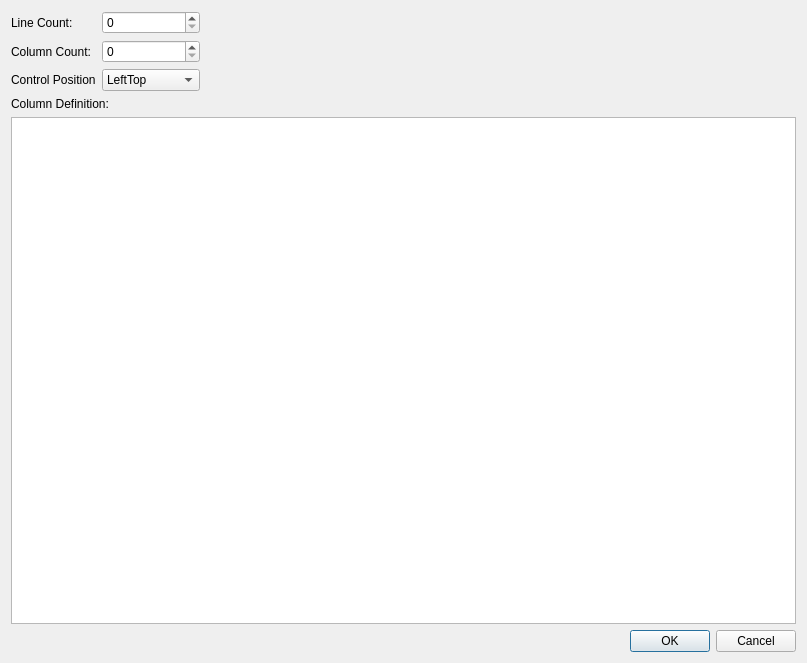
<?xml version="1.0" encoding="UTF-8"?>
<ui version="4.0">
 <class>ColumnDefinitionDialog</class>
 <widget class="QDialog" name="ColumnDefinitionDialog">
  <property name="geometry">
   <rect>
    <x>0</x>
    <y>0</y>
    <width>807</width>
    <height>663</height>
   </rect>
  </property>
  <property name="windowTitle">
   <string>Dialog</string>
  </property>
  <layout class="QVBoxLayout" name="verticalLayout">
   <item>
    <layout class="QHBoxLayout" name="horizontalLayout">
     <item>
      <layout class="QFormLayout" name="formLayout">
       <item row="0" column="0">
        <widget class="QLabel" name="label_3">
         <property name="text">
          <string>Line Count:</string>
         </property>
        </widget>
       </item>
       <item row="0" column="1">
        <widget class="QSpinBox" name="m_lineCountEdit"/>
       </item>
       <item row="1" column="0">
        <widget class="QLabel" name="label_2">
         <property name="text">
          <string>Column Count:</string>
         </property>
        </widget>
       </item>
       <item row="1" column="1">
        <widget class="QSpinBox" name="m_columnCountEdit"/>
       </item>
       <item row="2" column="0">
        <widget class="QLabel" name="label">
         <property name="text">
          <string>Control Position</string>
         </property>
        </widget>
       </item>
       <item row="2" column="1">
        <widget class="QComboBox" name="m_controlPositionCb">
         <item>
          <property name="text">
           <string>LeftTop</string>
          </property>
         </item>
         <item>
          <property name="text">
           <string>LeftBottom</string>
          </property>
         </item>
         <item>
          <property name="text">
           <string>TopLeft</string>
          </property>
         </item>
         <item>
          <property name="text">
           <string>TopRight</string>
          </property>
         </item>
         <item>
          <property name="text">
           <string>BottomLeft</string>
          </property>
         </item>
         <item>
          <property name="text">
           <string>BottomRight</string>
          </property>
         </item>
         <item>
          <property name="text">
           <string>RightTop</string>
          </property>
         </item>
         <item>
          <property name="text">
           <string>RightBottom</string>
          </property>
         </item>
        </widget>
       </item>
      </layout>
     </item>
     <item>
      <spacer name="horizontalSpacer">
       <property name="orientation">
        <enum>Qt::Horizontal</enum>
       </property>
       <property name="sizeHint" stdset="0">
        <size>
         <width>40</width>
         <height>20</height>
        </size>
       </property>
      </spacer>
     </item>
    </layout>
   </item>
   <item>
    <widget class="QLabel" name="label_4">
     <property name="text">
      <string>Column Definition:</string>
     </property>
    </widget>
   </item>
   <item>
    <widget class="FieldView" name="m_column2Field"/>
   </item>
   <item>
    <widget class="QDialogButtonBox" name="buttonBox">
     <property name="orientation">
      <enum>Qt::Horizontal</enum>
     </property>
     <property name="standardButtons">
      <set>QDialogButtonBox::Cancel|QDialogButtonBox::Ok</set>
     </property>
    </widget>
   </item>
  </layout>
 </widget>
 <customwidgets>
  <customwidget>
   <class>FieldView</class>
   <extends>QTreeView</extends>
   <header>widgets/fieldview.h</header>
  </customwidget>
 </customwidgets>
 <resources/>
 <connections>
  <connection>
   <sender>buttonBox</sender>
   <signal>accepted()</signal>
   <receiver>ColumnDefinitionDialog</receiver>
   <slot>accept()</slot>
   <hints>
    <hint type="sourcelabel">
     <x>248</x>
     <y>254</y>
    </hint>
    <hint type="destinationlabel">
     <x>157</x>
     <y>274</y>
    </hint>
   </hints>
  </connection>
  <connection>
   <sender>buttonBox</sender>
   <signal>rejected()</signal>
   <receiver>ColumnDefinitionDialog</receiver>
   <slot>reject()</slot>
   <hints>
    <hint type="sourcelabel">
     <x>316</x>
     <y>260</y>
    </hint>
    <hint type="destinationlabel">
     <x>286</x>
     <y>274</y>
    </hint>
   </hints>
  </connection>
 </connections>
</ui>
